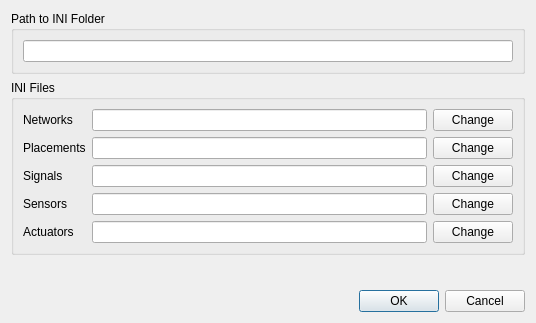
<?xml version="1.0" encoding="UTF-8"?>
<ui version="4.0">
 <class>Dialog_Setup</class>
 <widget class="QDialog" name="Dialog_Setup">
  <property name="geometry">
   <rect>
    <x>0</x>
    <y>0</y>
    <width>536</width>
    <height>323</height>
   </rect>
  </property>
  <property name="windowTitle">
   <string>Dialog</string>
  </property>
  <layout class="QVBoxLayout" name="verticalLayout">
   <item>
    <widget class="QGroupBox" name="groupBox">
     <property name="title">
      <string>Path to INI Folder</string>
     </property>
     <layout class="QHBoxLayout" name="horizontalLayout">
      <item>
       <widget class="QLineEdit" name="lineEdit_Path"/>
      </item>
     </layout>
    </widget>
   </item>
   <item>
    <widget class="QGroupBox" name="groupBox_2">
     <property name="title">
      <string>INI Files</string>
     </property>
     <layout class="QGridLayout" name="gridLayout">
      <item row="2" column="3">
       <widget class="QPushButton" name="pushButton_Placement_Change">
        <property name="text">
         <string>Change</string>
        </property>
       </widget>
      </item>
      <item row="0" column="0">
       <widget class="QLabel" name="label_net">
        <property name="text">
         <string>Networks</string>
        </property>
       </widget>
      </item>
      <item row="4" column="3">
       <widget class="QPushButton" name="pushButton_Sensor_Change">
        <property name="text">
         <string>Change</string>
        </property>
       </widget>
      </item>
      <item row="4" column="2">
       <widget class="QLineEdit" name="lineEdit_file_sensor">
        <property name="text">
         <string/>
        </property>
       </widget>
      </item>
      <item row="5" column="0">
       <widget class="QLabel" name="label_net_5">
        <property name="text">
         <string>Actuators</string>
        </property>
       </widget>
      </item>
      <item row="4" column="0">
       <widget class="QLabel" name="label_net_4">
        <property name="text">
         <string>Sensors</string>
        </property>
       </widget>
      </item>
      <item row="0" column="3">
       <widget class="QPushButton" name="pushButton_Net_Change">
        <property name="text">
         <string>Change</string>
        </property>
       </widget>
      </item>
      <item row="2" column="2">
       <widget class="QLineEdit" name="lineEdit_file_place">
        <property name="text">
         <string/>
        </property>
       </widget>
      </item>
      <item row="5" column="3">
       <widget class="QPushButton" name="pushButton_ACtuator_Change">
        <property name="text">
         <string>Change</string>
        </property>
       </widget>
      </item>
      <item row="2" column="0" colspan="2">
       <widget class="QLabel" name="label_net_2">
        <property name="text">
         <string>Placements</string>
        </property>
       </widget>
      </item>
      <item row="3" column="0">
       <widget class="QLabel" name="label_net_3">
        <property name="text">
         <string>Signals</string>
        </property>
       </widget>
      </item>
      <item row="3" column="3">
       <widget class="QPushButton" name="pushButton_Signal_Change">
        <property name="text">
         <string>Change</string>
        </property>
       </widget>
      </item>
      <item row="5" column="2">
       <widget class="QLineEdit" name="lineEdit_file_actuator">
        <property name="text">
         <string/>
        </property>
       </widget>
      </item>
      <item row="3" column="2">
       <widget class="QLineEdit" name="lineEdit_file_signal">
        <property name="text">
         <string/>
        </property>
       </widget>
      </item>
      <item row="0" column="2">
       <widget class="QLineEdit" name="lineEdit_file_net"/>
      </item>
     </layout>
    </widget>
   </item>
   <item>
    <spacer name="verticalSpacer">
     <property name="orientation">
      <enum>Qt::Vertical</enum>
     </property>
     <property name="sizeHint" stdset="0">
      <size>
       <width>20</width>
       <height>40</height>
      </size>
     </property>
    </spacer>
   </item>
   <item>
    <widget class="QDialogButtonBox" name="buttonBox">
     <property name="orientation">
      <enum>Qt::Horizontal</enum>
     </property>
     <property name="standardButtons">
      <set>QDialogButtonBox::Cancel|QDialogButtonBox::Ok</set>
     </property>
    </widget>
   </item>
  </layout>
 </widget>
 <resources/>
 <connections>
  <connection>
   <sender>buttonBox</sender>
   <signal>accepted()</signal>
   <receiver>Dialog_Setup</receiver>
   <slot>accept()</slot>
   <hints>
    <hint type="sourcelabel">
     <x>248</x>
     <y>254</y>
    </hint>
    <hint type="destinationlabel">
     <x>157</x>
     <y>274</y>
    </hint>
   </hints>
  </connection>
  <connection>
   <sender>buttonBox</sender>
   <signal>rejected()</signal>
   <receiver>Dialog_Setup</receiver>
   <slot>reject()</slot>
   <hints>
    <hint type="sourcelabel">
     <x>316</x>
     <y>260</y>
    </hint>
    <hint type="destinationlabel">
     <x>286</x>
     <y>274</y>
    </hint>
   </hints>
  </connection>
 </connections>
</ui>
